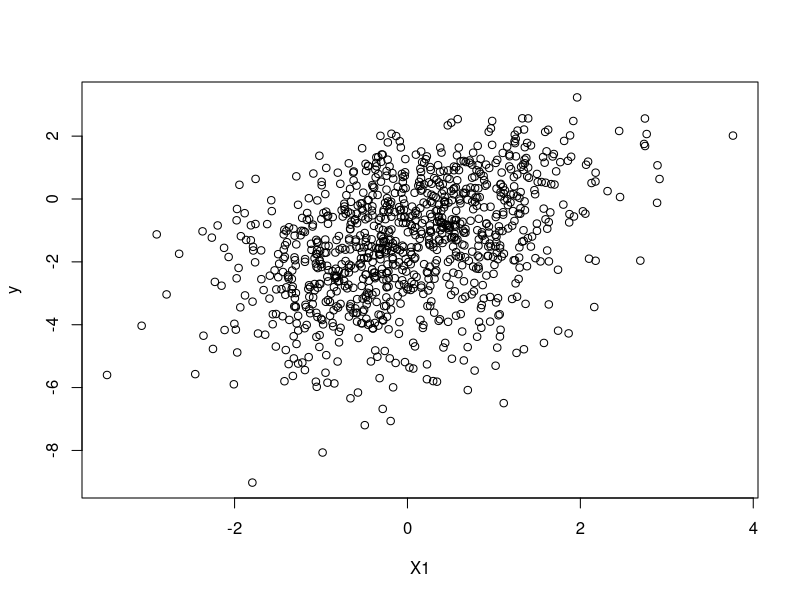
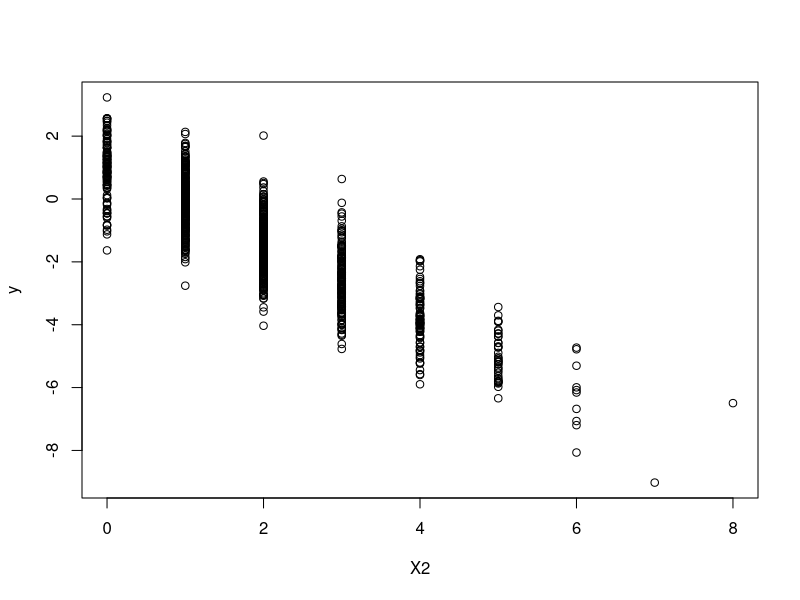

R code for these plots, in order:
#' Nous allons montrer que la méthode des MCO fonctionne bien lorsque les hypothèses sont vérifiées
#' Pour ce faire, nous allons nous mettre dans un contexte théorique.
#' Nous n'allons pas utiliser des données réelles. Mais nous allons les simuler.
#' En simulant les données, nous avons la possibilité de définir nous-mêmes la 
#' valeur des coefficients beta et sigma. 
#' Ensuite, nous allons utiliser les données générées et estimer le modèle avec la méthode des MCO.
#' L'objectif est de comparer les valeurs estimées aux paramètres que nous avons définis

#' Génération des données
N  <- 1000  # taille de l'échantillon
#' # Deux variables explicatives
set.seed(2022)
X1 <- rnorm(N, 0, 1)
X2 <- rpois(N, 2)

#' # coefficients
b0    <- 1
b1    <- 0.7
b2    <- -1.2
sigma <- 0.5

#' # y est ensuite généré comme y = b0 + b1 x X1 + b2 x X2 + rnorm(N, 0, sigma)
epsln <- rnorm(N, 0, sigma) # epsilon
y     <- b0 + b1*X1 + b2*X2 + epsln

#' # Des graphiques
plot(X1, y)
plot(X2, y)

#' # Nous allons constituer la base de données.
#' # La fonction data.frame permet d'assembler toutes les variables nécessaires dans une même base.

base  <- data.frame(y = y, X1 = X1, X2 = X2)

#' # Nous allons ensuite supprimer tous les objets et ne garder que base car, c'est elle qui nous
#' # intéresse
rm(list = ls()[ls() != "base"])

#' # Nous allons ensuite estimer le modèle par MCO en utilisant la commande lm

model <- lm(y ~ 1 + X1 + X2, data = base)
summary(model)

#' # En augmentant la taille de l'échantillon, on peut remarquer que les valeurs estimées
#' # s'approchent de plus en plus des vraies valeurs. 
#' # Ceci est une illustration de la convergence en probabilité de l'estimateur des MCO

#' # A faire par vous-même : Construisez un code pour illustrer que l'estimateur des MCO 
#' # sans biais. 
#' Indication : Vous devez utiliser une boucle dans laquelle vous allez générer et estimer 
#' le modèle par MCO. Vous devez aussi stocker la valeur estimée à chaque boucle.
#' La moyenne arithmétique de chaque estimateur le long de la boucle devrait être très proche
#' des vraies valeurs.